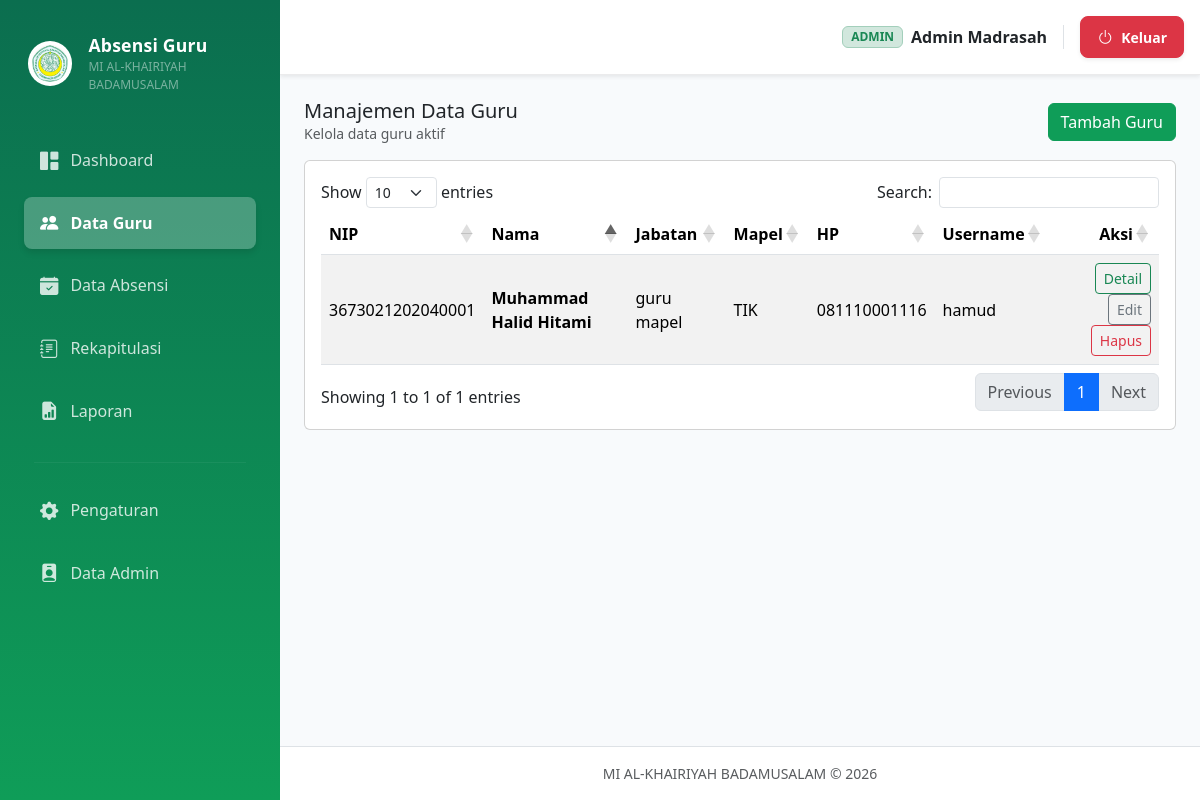
The app's page /admin/guru (signed in) with its own data.
### tables this page shows
CREATE TABLE profil_madrasah (
  id INTEGER PRIMARY KEY AUTOINCREMENT,
  nama_madrasah TEXT NOT NULL,
  nsm TEXT,
  npsn TEXT,
  alamat TEXT,
  telepon TEXT,
  email TEXT,
  kepala_madrasah TEXT,
  logo_madrasah TEXT,
  logo_kemenag TEXT,
  ttd_kepala TEXT,
  tahun_ajaran TEXT DEFAULT '2025/2026',
  semester_aktif TEXT DEFAULT 'Genap',
  updated_at TEXT DEFAULT (datetime('now'))
);

CREATE TABLE admins (
  id INTEGER PRIMARY KEY AUTOINCREMENT,
  nama TEXT NOT NULL,
  username TEXT NOT NULL UNIQUE,
  password TEXT NOT NULL,
  created_at TEXT DEFAULT (datetime('now'))
);

CREATE TABLE guru (
  id INTEGER PRIMARY KEY AUTOINCREMENT,
  nip TEXT NOT NULL UNIQUE,
  nama TEXT NOT NULL,
  jenis_kelamin TEXT,
  tempat_lahir TEXT,
  tanggal_lahir TEXT,
  pendidikan TEXT,
  jabatan TEXT,
  mata_pelajaran TEXT,
  no_hp TEXT,
  email TEXT,
  alamat TEXT,
  status_kepegawaian TEXT,
  foto TEXT,
  username TEXT NOT NULL UNIQUE,
  password TEXT NOT NULL,
  created_at TEXT DEFAULT (datetime('now'))
);

### blueprints/admin/routes.py (the view)
@bp.route("/guru")
@login_required
@role_required("admin")
def guru_list():
    rows = query_all("SELECT * FROM guru ORDER BY nama ASC")
    return render_template("admin/guru_list.html", rows=rows)

### utils/db.py (called while the page is built)
def get_db() -> sqlite3.Connection:
    if "db" not in g:
        conn = sqlite3.connect(current_app.config["DB_PATH"])
        conn.row_factory = sqlite3.Row
        conn.execute("PRAGMA foreign_keys = ON;")
        g.db = conn
    return g.db

def query_one(sql, params=()):
    cur = get_db().execute(sql, params)
    row = cur.fetchone()
    cur.close()
    return row

def query_all(sql, params=()):
    cur = get_db().execute(sql, params)
    rows = cur.fetchall()
    cur.close()
    return rows

### utils/user.py (called while the page is built, shortened)
    @staticmethod
    def from_login_id(login_id: str):
        if not login_id or ":" not in login_id:
            return None
        role, raw_id = login_id.split(":", 1)
        try:
            user_id = int(raw_id)
        except Exception:
            return None
        if role == "admin":
            row = query_one(
                "SELECT id, nama, username FROM admins WHERE id = ?",
                (user_id,),
            )
            if not row:
                return None
            return AppUser(
                user_id=row["id"],
                role="admin",
                nama=row["nama"],
                username=row["username"],
            )

### templates/admin/guru_list.html (shortened to what this page needs)
{% extends 'partials/base.html' %}
{% set title = 'Data Guru' %}
{% block content %}
  <div class="d-flex flex-wrap justify-content-between align-items-center gap-2 mb-3">
    <div>
      <h2 class="h5 mb-0">Manajemen Data Guru</h2>
      <div class="text-muted small">Kelola data guru aktif</div>
    </div>
    <a href="{{ url_for('admin.guru_add') }}" class="btn btn-success">Tambah Guru</a>
  </div>
  <div class="card">
    <div class="card-body">
      <div class="table-responsive">
        <table id="tableGuru" class="table table-striped align-middle">
          <thead>
            <tr>
              <th>NIP</th>
              <th>Nama</th>
              <th>Jabatan</th>
              <th>Mapel</th>
              <th>HP</th>
              <th>Username</th>
              <th class="text-end">Aksi</th>
            </tr>
          </thead>
          <tbody>
            {% for r in rows %}
              <tr>
                <td>{{ r.nip }}</td>
                <td class="fw-semibold">{{ r.nama }}</td>
                <td>{{ r.jabatan or '-' }}</td>
                <td>{{ r.mata_pelajaran or '-' }}</td>
                <td>{{ r.no_hp or '-' }}</td>
                <td>{{ r.username }}</td>
                <td class="text-end">
                  <a href="{{ url_for('admin.guru_detail', guru_id=r.id) }}" class="btn btn-sm btn-outline-success">Detail</a>
                  <a href="{{ url_for('admin.guru_edit', guru_id=r.id) }}" class="btn btn-sm btn-outline-secondary">Edit</a>
                  <form action="{{ url_for('admin.guru_delete', guru_id=r.id) }}" method="post" class="d-inline" onsubmit="return confirm('Hapus data guru ini?')">
                    <button class="btn btn-sm btn-outline-danger" type="submit">Hapus</button>
                  </form>
                </td>
              </tr>
            {% endfor %}
          </tbody>
        </table>
      </div>
    </div>
  </div>
{% endblock %}

### templates/partials/base.html (shortened to what this page needs)
<!doctype html>
<html lang="id">
<head>
  <link href="https://cdn.jsdelivr.net/npm/bootstrap@5.3.3/dist/css/bootstrap.min.css" rel="stylesheet">
  <link href="https://cdn.datatables.net/1.13.8/css/dataTables.bootstrap5.min.css" rel="stylesheet">
  <link rel="stylesheet" href="https://cdn.jsdelivr.net/npm/bootstrap-icons@1.11.3/font/bootstrap-icons.min.css">
  <link rel="stylesheet" href="{{ url_for('static', filename='css/app.css') }}">
</head>
<body class="bg-surface">
  <div class="app-shell">
    <aside class="sidebar">
      <div class="sidebar-brand mb-3 mt-2 px-3">
        <div class="d-flex align-items-center gap-3">
          <img class="brand-logo bg-white rounded-circle p-1" style="width: 45px; height: 45px; object-fit: contain;" src="{{ url_for('static', filename=profil_madrasah.logo_madrasah) if profil_madrasah and profil_madrasah.logo_madrasah else url_for('static', filename='logo/logo_madrasah.png') }}" alt="Logo Madrasah">
          <div class="brand-text text-white">
            <div class="brand-title fw-bold" style="font-size: 1.1rem;">Absensi Guru</div>
            <div class="brand-sub text-white-50" style="font-size: 0.75rem;">{{ profil_madrasah.nama_madrasah if profil_madrasah else 'MI AL-KHAIRIYAH' }}</div>
          </div>
        </div>
      </div>
      <nav class="sidebar-nav">
        {% if current_user.is_authenticated and current_user.role == 'admin' %}
          <a class="modern-link" href="{{ url_for('admin.dashboard') }}">
            <i class="bi bi-grid-1x2-fill"></i> Dashboard
          </a>
          <a class="modern-link" href="{{ url_for('admin.guru_list') }}">
            <i class="bi bi-people-fill"></i> Data Guru
          </a>
          <a class="modern-link" href="{{ url_for('admin.absensi_list') }}">
            <i class="bi bi-calendar-check-fill"></i> Data Absensi
          </a>
          <a class="modern-link" href="{{ url_for('admin.rekap') }}">
            <i class="bi bi-journal-text"></i> Rekapitulasi
          </a>
          <a class="modern-link" href="{{ url_for('laporan.index') }}">
            <i class="bi bi-file-earmark-bar-graph-fill"></i> Laporan
          </a>
          <hr class="sidebar-sep">
          <a class="modern-link" href="{{ url_for('admin.pengaturan') }}">
            <i class="bi bi-gear-fill"></i> Pengaturan
          </a>
          <a class="modern-link" href="{{ url_for('admin.admin_profile') }}">
            <i class="bi bi-person-badge-fill"></i> Data Admin
          </a>
        {% endif %}
      </nav>
    </aside>
    <main class="main">
      <header class="topbar shadow-sm bg-white p-3 d-flex justify-content-between align-items-center">
        <div class="topbar-right">
          <div class="d-flex align-items-center gap-3">
            <div class="d-flex align-items-center gap-2 border-end pe-3">
              <span class="badge bg-success-subtle text-success border border-success-subtle px-2 py-1">{{ current_user.role|upper }}</span>
              <span class="fw-semibold text-dark d-none d-md-inline">{{ current_user.nama }}</span>
            </div>
            <a href="{{ url_for('auth.logout') }}" class="btn btn-danger btn-sm px-3 py-2 fw-bold shadow-sm d-flex align-items-center gap-2 rounded-3 transition-all hover-scale">
              <i class="bi bi-power fs-6"></i> <span class="d-none d-sm-inline">Keluar</span>
            </a>
          </div>
        </div>
      </header>
      <div class="container-fluid p-3 p-md-4">
        {% block content %}{% endblock %}
      </div>
      <footer class="app-footer text-center py-3 mt-auto border-top">
        <div class="text-muted small">
          {{ profil_madrasah.nama_madrasah if profil_madrasah else '' }} &copy; 2026
        </div>
      </footer>
    </main>
  </div>
</body>
</html>

### static/css/app.css (style rules this page uses)
:root { --kemenag: #0F9D58; --kemenag-dark:#0B6E4F; --kemenag-soft:#D1FAE5; --slate-50:#F8FAFC; --slate-700:#334155; }
body { font-family: system-ui, -apple-system, Segoe UI, Roboto, "Helvetica Neue", Arial, "Noto Sans", "Liberation Sans", sans-serif; }
.bg-surface { background: var(--slate-50); }
.app-shell { display:flex; min-height:100vh; }
.sidebar { width: 280px; background: linear-gradient(180deg, var(--kemenag-dark), var(--kemenag)); color:#fff; position: sticky; top:0; height:100vh; padding: 14px 12px; }
.sidebar-brand { padding: 10px 10px 14px 10px; }
.brand-logo { width:44px; height:44px; object-fit:contain; background:#fff; border-radius:12px; padding:6px; }
.brand-title { font-weight:800; letter-spacing:.2px; }
.brand-sub { font-size:12px; opacity:.9; }
.sidebar-nav { display:flex; flex-direction:column; gap:6px; padding: 0 6px; }
.sidebar-sep { border-color: rgba(255,255,255,.2); margin: 10px 0; }
.main { flex:1; display:flex; flex-direction:column; min-width:0; }
.topbar { background: #fff; border-bottom: 1px solid rgba(2,6,23,.08); padding: 12px 16px; display:flex; align-items:center; justify-content:space-between; }
.app-footer { padding: 14px 16px; border-top: 1px solid rgba(2,6,23,.08); background:#fff; }
.btn-success { background: var(--kemenag); border-color: var(--kemenag); }

### templates/partials/base.html (style rules this page uses)
.sidebar-nav { padding: 10px 12px; }
.modern-link { display: flex; align-items: center; gap: 12px; padding: 12px 16px; color: rgba(255, 255, 255, 0.8) !important; border-radius: 8px; font-weight: 500; transition: all 0.3s ease; text-decoration: none; margin-bottom: 5px; }
.modern-link i { font-size: 1.15rem; }
.modern-link.active { background-color: rgba(255, 255, 255, 0.25); color: #ffffff !important; font-weight: 600; box-shadow: 0 4px 6px rgba(0,0,0,0.1); }
.sidebar-sep { border-color: rgba(255, 255, 255, 0.2); margin: 15px 10px; }

### records on screen
profil_madrasah: logo_madrasah (picture), nama_madrasah "MI AL-KHAIRIYAH BADAMUSALAM"
admins: role "ADMIN", nama "Admin Madrasah"
guru: nip "3673021202040001", nama "Muhammad Halid Hitami", jabatan "guru mapel", mata_pelajaran "TIK", no_hp "081110001116", username "hamud"
